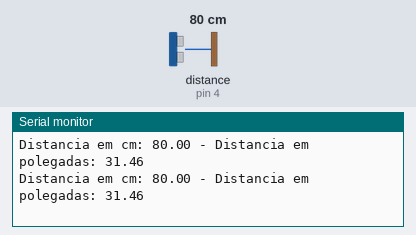
Bench run of a sketch on a simulated Arduino Uno, built with avr-gcc and run on an emulated ATmega328P. Parts: the last lines printed to the serial monitor. The inputs (shaded band) are chosen by the test bench; at power-on: distance to the obstacle (sensor on pin 4) 80 cm. The echo pulse lasts 58.3 µs per cm.

Above: at 1.2 s.
1.3 s: distance to the obstacle (sensor on pin 4) set to 4 cm
At 1.4 s:
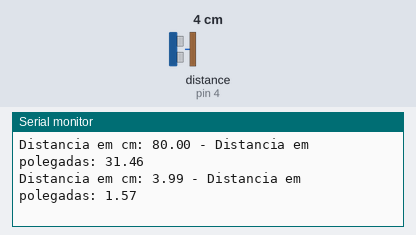
4.3 s: distance to the obstacle (sensor on pin 4) set to 35 cm
At 4.36 s:
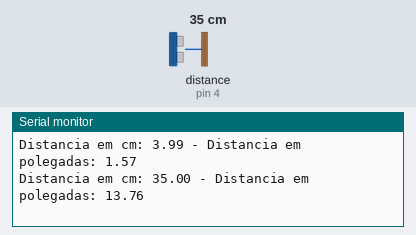
7.3 s: distance to the obstacle (sensor on pin 4) set to 250 cm
At 7.38 s:
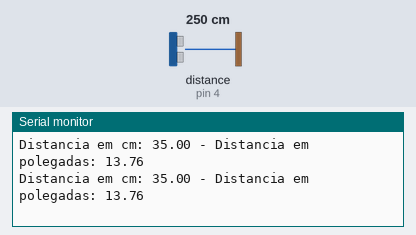
10.3 s: distance to the obstacle (sensor on pin 4) set to 9 cm
At 10.4 s:
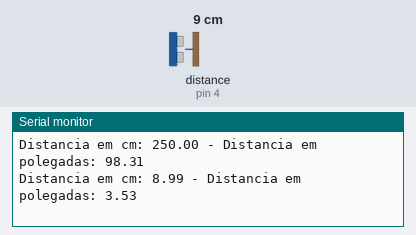
Timing chart, 0 to 13.3 s (numbered marks = the images above; inputs shaded):
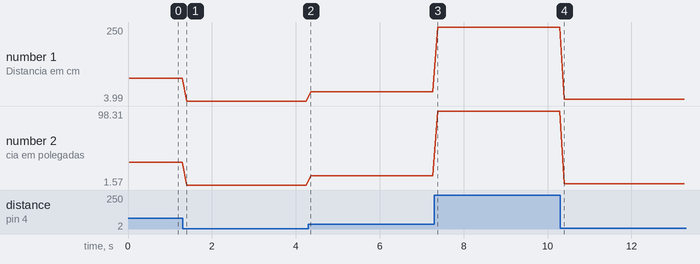

Measured:
- after the input at 1.3 s, the serial monitor: prints a new line after 0.10 s (image 1)
- after the input at 4.3 s, the serial monitor: prints a new line after 0.06 s (image 2)
- after the input at 10.3 s, the serial monitor: prints a new line after 0.09 s (image 4)
- plotted number 1: 80 → 3.99 after the input at 1.3 s, 3.99 → 35 after the input at 4.3 s, 35 → 250 after the input at 7.3 s, 250 → 8.99 after the input at 10.3 s
- plotted number 2: 31.46 → 1.57 after the input at 1.3 s, 1.57 → 13.76 after the input at 4.3 s, 13.76 → 98.31 after the input at 7.3 s, 98.31 → 3.53 after the input at 10.3 s

The sketch:

teste_ultrasonico.ino
```cpp
//Programa: Conectando Sensor Ultrassonico HC-SR04 ao Arduino
//Autor: FILIPEFLOP

//Carrega a biblioteca do sensor ultrassonico
#include <Ultrasonic.h>

//Define os pinos para o trigger e echo
#define pino_trigger 9
#define pino_echo 4

//Inicializa o sensor nos pinos definidos acima
Ultrasonic ultrasonic(pino_trigger, pino_echo);

void setup()
{
  Serial.begin(9600);
  Serial.println("Lendo dados do sensor...");
}

void loop()
{
  //Le as informacoes do sensor, em cm e pol
  float cmMsec, inMsec;
  long microsec = ultrasonic.timing();
  cmMsec = ultrasonic.convert(microsec, Ultrasonic::CM);
  inMsec = ultrasonic.convert(microsec, Ultrasonic::IN);
  //Exibe informacoes no serial monitor
  Serial.print("Distancia em cm: ");
  Serial.print(cmMsec);
  Serial.print(" - Distancia em polegadas: ");
  Serial.println(inMsec);
  delay(100);
}
```
